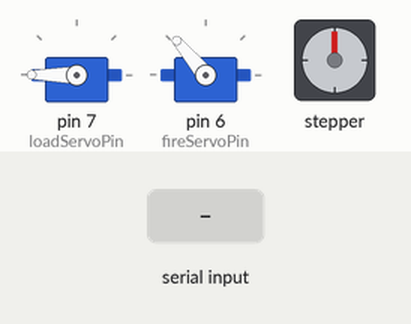
Bench run of a sketch on a simulated Arduino Uno, built with avr-gcc and run on an emulated ATmega328P. On the bench: 2 × servo, stepper motor. Inputs (shaded band) come from the test bench. Stepper angles assume 2048 steps per turn.

Above: at 1.2 s.
1.3 s: "Load\n" received over Serial
At 1.76 s:
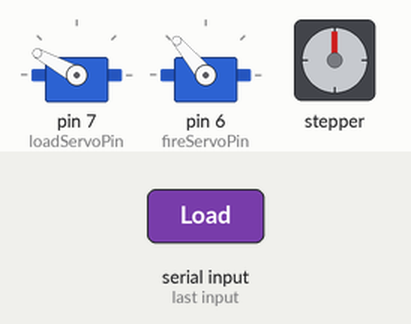
At 4.1 s:
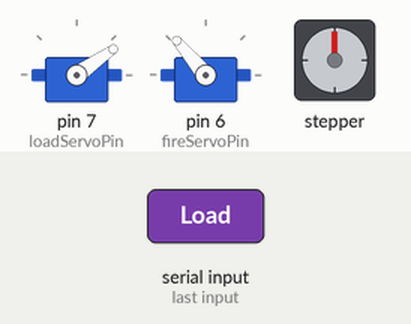
4.3 s: "1\n" received over Serial
7.3 s: "65\n" received over Serial
At 10.1 s:
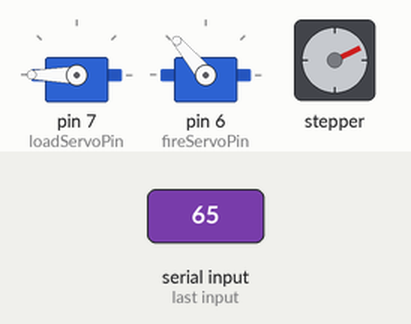
10.3 s: "FIRE\n" received over Serial
At 11.74 s:
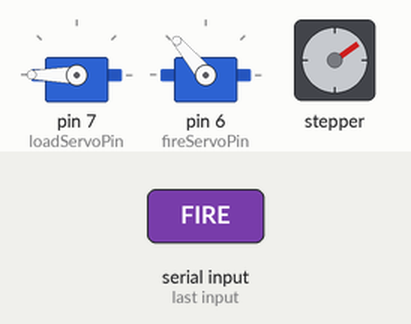
13.3 s: "130\n" received over Serial
16.3 s: "200\n" received over Serial
Timing chart, 0 to 20.1 s (numbered marks = the images above; inputs shaded):
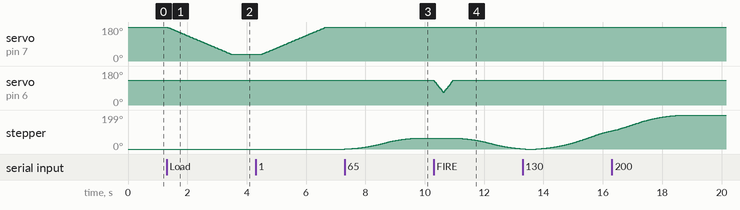

Measured:
- after the input at 1.3 s, servo on pin 7 (loadServoPin): moves from 180° to 35° over 2.2 s, starting at once
- after the input at 7.3 s, stepper: turns 64° clockwise in 2.4 s, starting at once
- after the input at 10.3 s, stepper: keeps turning counter-clockwise at about 29°/s, starting after 0.77 s

The sketch:

Machine_Gun_Game.ino
```cpp
#include <Servo.h>
#include <AccelStepper.h>

Servo loadServo;
const int loadServoPin = 7;

int loadCurrentServoPos = 180;
int loadTargetServoPos = 180;
long loadLastServoMoveTime = 0;
int loadServoMoveInterval = 15;
bool loadServoMoving = false;
int loadMoveStep = 1;


enum LoadState {IDLE, MOVING_DOWN, WAITING_MIDDLE, MOVING_UP };
LoadState currentLoadState = IDLE;
long loadLastStateChangeTime = 0;
long loadMiddleWaitTime = 1000;


bool loadProcessedSinceLastFire = false;
long loadServoStartTime = 0;
const long loadCompleteDelay = 7000;

// --- Stepper Motor Variables ---
AccelStepper stepper(AccelStepper::FULL4WIRE, 8, 10, 9, 11);

const float stepsPerDegree = 2048.0 / 360.0;
long stepperTargetSteps;

// --- Fire Servo Variables ---
Servo fireServo;
const int fireServoPin = 6;

int fireCurrentServoAngle = 130;
int fireTargetServoAngle=65;
bool fireServoMoving = false;
unsigned long firePreviousServoMillis = 0;
const long fireServoInterval = 5;
void setup() {
  Serial.begin(9600);


  loadServo.attach(loadServoPin);
  loadServo.write(loadCurrentServoPos);


  fireServo.attach(fireServoPin);
  fireServo.write(fireCurrentServoAngle);


  stepper.setMaxSpeed(400);
  stepper.setAcceleration(200);
  stepper.setCurrentPosition(0);
}

void loop() {
  unsigned long currentTime = millis();


  if (Serial.available()) {
    String incoming = Serial.readStringUntil('\n');
    incoming.trim();

    // Check if the incoming string is a numeric value (for stepper control)
    bool isNumeric = true;
    for (int i = 0; i < incoming.length(); i++) {
      // Allow numbers, negative sign, and decimal point for negative angles/floating point values
      if (!isDigit(incoming.charAt(i)) && incoming.charAt(i) != '-' && incoming.charAt(i) != '.') {
        isNumeric = false;
        break;
      }
    }

    if (isNumeric) {
      int angle = incoming.toInt();
      stepperTargetSteps = (long)(angle * stepsPerDegree);
      stepper.moveTo(stepperTargetSteps); // Set the stepper motor's target position
    }
    // Check for "Load" command
    else if (incoming == "Load") {
      if (currentLoadState == IDLE && !loadProcessedSinceLastFire) {
        loadTargetServoPos = 35;
        loadServoMoving = true;
        loadMoveStep = -1;
        currentLoadState = MOVING_DOWN;
        loadLastServoMoveTime = currentTime;
        loadProcessedSinceLastFire = true;
        loadServoStartTime = currentTime;
      }
    }
    // Check for "FIRE" command
    else if (incoming == "FIRE") {
      if (loadProcessedSinceLastFire && !fireServoMoving && (currentTime - loadServoStartTime >= loadCompleteDelay)) {
        fireCurrentServoAngle = fireServo.read();
        fireTargetServoAngle =65;
        fireServoMoving = true;
      }
    }
  }

  // --- Load Servo Movement Control ---
  if (loadServoMoving) {
    if (currentTime - loadLastServoMoveTime >= loadServoMoveInterval) { // Check if enough time has passed for a micro-step
      loadLastServoMoveTime = currentTime; // Update the last move time
      loadCurrentServoPos += loadMoveStep; // Move the servo by one step

      // Check if the servo has reached its target position
      if ((loadMoveStep == 1 && loadCurrentServoPos >= loadTargetServoPos) ||
          (loadMoveStep == -1 && loadCurrentServoPos <= loadTargetServoPos)) {
        loadCurrentServoPos = loadTargetServoPos; // Ensure it settles exactly at the target
        loadServoMoving = false; // Stop the movement

        // State transitions for the loading mechanism
        if (currentLoadState == MOVING_DOWN) {
          currentLoadState = WAITING_MIDDLE; // Transition to waiting state after moving down
          loadLastStateChangeTime = currentTime; // Record the time of this state change
        } else if (currentLoadState == MOVING_UP) {
          currentLoadState = IDLE; // Transition to IDLE after moving up, indicating completion
          loadServoMoving = false; // Ensure servo stops moving
        }
      }
      loadServo.write(loadCurrentServoPos); // Write the new position to the servo
    }
  }

  // --- Load Servo Waiting State ---
  if (currentLoadState == WAITING_MIDDLE) { // If in the waiting state
    if (currentTime - loadLastStateChangeTime >= loadMiddleWaitTime) { // Check if the wait time has elapsed
      loadTargetServoPos = 250; // Set target to move the servo back up
      loadServoMoving = true; // Start movement
      loadMoveStep = 1; // Set direction to increase angle
      currentLoadState = MOVING_UP; // Change state to MOVING_UP
      loadLastServoMoveTime = currentTime; // Record the time of this state change
    }
  }

  // --- Fire Servo Movement Control ---
  if (fireServoMoving) { // If the fire servo is currently set to move
    if (currentTime - firePreviousServoMillis >= fireServoInterval) { // Check if enough time has passed for a micro-step
      firePreviousServoMillis = currentTime; // Update the last move time

      // Move the servo towards the target angle
      if (fireCurrentServoAngle < fireTargetServoAngle) {
        fireCurrentServoAngle++; // Increment angle if less than target
        fireServo.write(fireCurrentServoAngle);
      } else if (fireCurrentServoAngle > fireTargetServoAngle) {
        fireCurrentServoAngle--; // Decrement angle if greater than target
        fireServo.write(fireCurrentServoAngle);
      }

      // Check if the fire servo has reached its target angle
      if (fireCurrentServoAngle == fireTargetServoAngle) {
        if (fireTargetServoAngle == 65) { // If it reached the firing position
          fireTargetServoAngle = 130; // Set the target back to the initial (resting) position (this was changed by you)
        }

        else if (fireTargetServoAngle == 130) { // If it reached the resting position
          fireServoMoving = false; // Stop the fire servo movement
          // Reset stepper position to 0 after firing
          stepper.moveTo(abs(stepperTargetSteps) - abs(stepperTargetSteps)); // This effectively sets target to 0
          loadProcessedSinceLastFire = false; // Reset the 'Load' flag to allow a new 'Load' command
          loadServoStartTime = 0; // Reset the load start time after fire cycle completes
        }
      }
    }
  }

  // --- Stepper Motor Control ---
  stepper.run(); // Run the stepper motor
}
```
